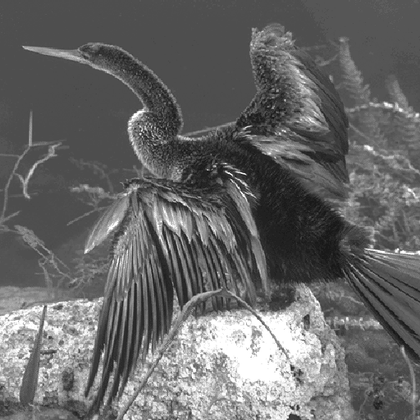
%> input picture lab2/data/9.gif, 420 x 420 px, shrunk from 512 x 512 before the run; its folder holds only this picture in this run
$ octave task3.m   (GNU Octave 9; MATLAB toolbox functions it lacks are replaced by stand-ins)
%> lines starting %> are read from the running program, lines starting %| are printed output that depends on the picture
### lab2/code/E_SIMPLE.m
function image = E_SIMPLE(cover, watermark, basic_seed, alpha)
%> called with watermark = [0 1 1 1 0 1 1 0], basic_seed = 0, alpha = 2.83
	%	cover		- 待加入水印的图像
	%	watermask   - 水印序列
	%	basic_seed	- 随机种子基数
	%	alpha       - 水印强度

	watermark_matrix = zeros(size(cover));
	[rows, cols] = size(cover);
%> rows = 420; cols = 420
	len = length(watermark);
	total_pixels = rows * cols;
%> total_pixels = 176400

	if len > total_pixels
		error('Watermark len exceeds number of pixels in the cover image.');
	end

	for i = 1:len
		rng(basic_seed+i, 'twister');
		pattern = randn(size(cover));

		for j = 1:rows
			for k = 1:cols
				if watermark(i) == 1
					watermark_matrix(j,k) = watermark_matrix(j,k) + pattern(j,k);
				else
					watermark_matrix(j,k) = watermark_matrix(j,k) - pattern(j,k);
				end
			end
		end
	end
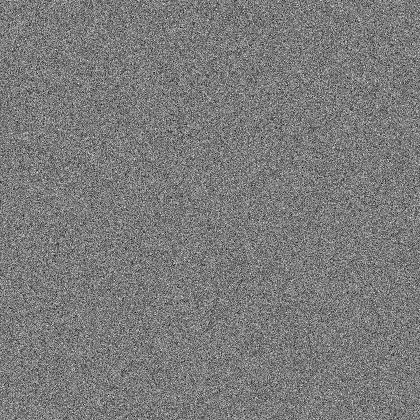
%> watermark_matrix: size 420x420 double; min -12.44, max 13.31, mean 0.00515; drawn with min black and max white

	watermark_matrix = watermark_matrix - mean(mean(watermark_matrix));
	watermark_matrix = watermark_matrix/std2(watermark_matrix);

	image = im2double(cover) + alpha * watermark_matrix;
	for i = 1:rows
		for j = 1:cols
			if image(i,j)>255
				image(i,j)=255;
			elseif image(i,j)<0
				image(i,j)=0;
			end
		end
	end
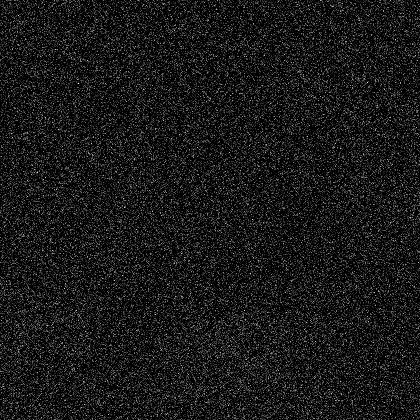
%> image: size 420x420 double; min 0, max 13.53, mean 1.31; drawn with min black and max white
end

### lab2/code/D_SIMPLE.m
function [mark, noexist_cnt] = D_SIMPLE(marked_image, basic_seed, len)
%> called with basic_seed = 0, len = 8
	%		marked_image- 含有水印的灰度图像
	%		basic_seed	- 随机种子基数
	%   len					- 水印的长度

	threshold = 0.01;
	noexist_cnt = 0;
	image_double = im2double(marked_image);
	mark = zeros(1, len);
	[rows, cols] = size(marked_image);

	for i = 1:len
		rng(basic_seed+i, 'twister');
		pattern = randn(size(marked_image));

		corr_val = mean(mean(image_double .* pattern(1:rows,1:cols)));
		if corr_val > threshold
			mark(i) = 1;
		elseif corr_val < -threshold
			mark(i) = 0;
		else
			mark(i) = -1;
			noexist_cnt = noexist_cnt + 1;
		end
	end
%> this loop made 8 passes
%> corr_val on passes 1 to 8: -0.549, 0.548, 0.548, 0.549, -0.551, 0.55, 0.55, -0.551
%> after the loop, mark = [0 1 1 1 0 1 1 0]; noexist_cnt = 0
end

### lab2/code/task3.m
filename = dir('data');
filename = filename(3:end);
filenum = length(filename);

watermask = randi([0,1], [1,8]);
alpha = sqrt(8);
seed = 0;
len = 8;
corr_list = [];
fal_pos_list = [];
fal_neg_list = [];
err_list = [];
mask_len = [];

for i = 1:20
	mask_len = [mask_len,len];
	watermask = randi([0,1], [1,len]);
	corr_cnt = 0;
	fal_pos_cnt = 0;
	fal_neg_cnt = 0;
	err_cnt = 0;
	for j = 1:filenum
		path = filename(i).name;
		cover = imread(['data/' path]);

		image = E_SIMPLE(cover, watermask, seed, alpha);
		[masked_predict, noexist_cnt] = D_SIMPLE(image, seed, len);
%> masked_predict = [0 1 1 1 0 1 1 0]; noexist_cnt = 0

		if masked_predict == watermask
			corr_cnt = corr_cnt + 1;
		elseif noexist_cnt >= 4
			fal_neg_cnt = fal_neg_cnt + 1;
		else
			err_cnt = err_cnt + 1;
		end

		[unmasked_predict, exist_cnt] = D_SIMPLE(cover, seed, 8);
%> the loop in D_SIMPLE (call 2), `for i = 1:len` made 8 passes
%> corr_val on passes 1 to 8: 0.000671, 0.000402, 0.000895, 0.000248, -0.000418, -0.000133, 0.00035, -0.000113
%> unmasked_predict = [-1 -1 -1 -1 -1 -1 -1 -1]; exist_cnt = 8
%> (the run ends here)
